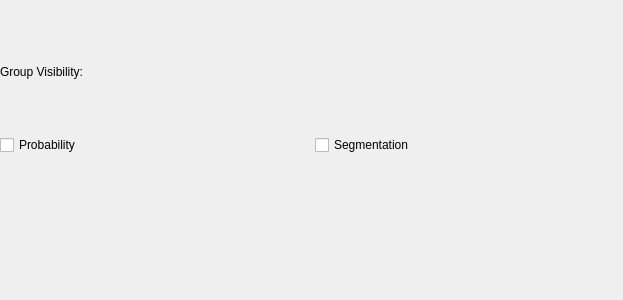
<?xml version="1.0" encoding="UTF-8"?>
<ui version="4.0">
 <class>Form</class>
 <widget class="QWidget" name="Form">
  <property name="geometry">
   <rect>
    <x>0</x>
    <y>0</y>
    <width>623</width>
    <height>300</height>
   </rect>
  </property>
  <property name="windowTitle">
   <string>Form</string>
  </property>
  <layout class="QGridLayout" name="gridLayout_2">
   <property name="leftMargin">
    <number>0</number>
   </property>
   <property name="topMargin">
    <number>15</number>
   </property>
   <property name="rightMargin">
    <number>0</number>
   </property>
   <property name="bottomMargin">
    <number>0</number>
   </property>
   <item row="0" column="0">
    <layout class="QGridLayout" name="gridLayout">
     <item row="0" column="0">
      <widget class="QLabel" name="label">
       <property name="text">
        <string>Group Visibility:</string>
       </property>
      </widget>
     </item>
     <item row="1" column="0">
      <widget class="QCheckBox" name="checkShowPredictions">
       <property name="text">
        <string>Probability</string>
       </property>
      </widget>
     </item>
     <item row="1" column="1">
      <widget class="QCheckBox" name="checkShowSegmentation">
       <property name="text">
        <string>Segmentation</string>
       </property>
      </widget>
     </item>
    </layout>
   </item>
   <item row="1" column="0">
    <widget class="ViewerControls" name="viewerControls" native="true">
     <property name="autoFillBackground">
      <bool>false</bool>
     </property>
    </widget>
   </item>
  </layout>
 </widget>
 <customwidgets>
  <customwidget>
   <class>ViewerControls</class>
   <extends>QWidget</extends>
   <header>ilastik.widgets.viewerControls</header>
  </customwidget>
 </customwidgets>
 <resources/>
 <connections/>
</ui>
